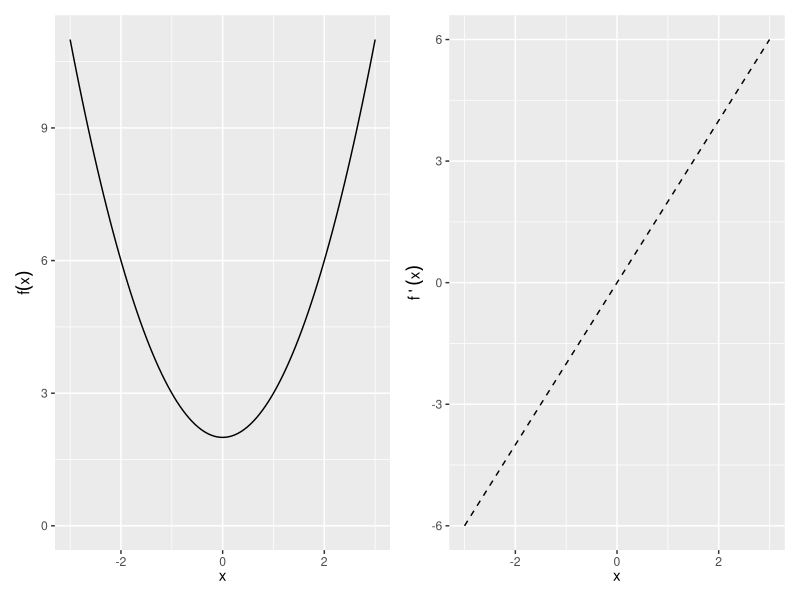
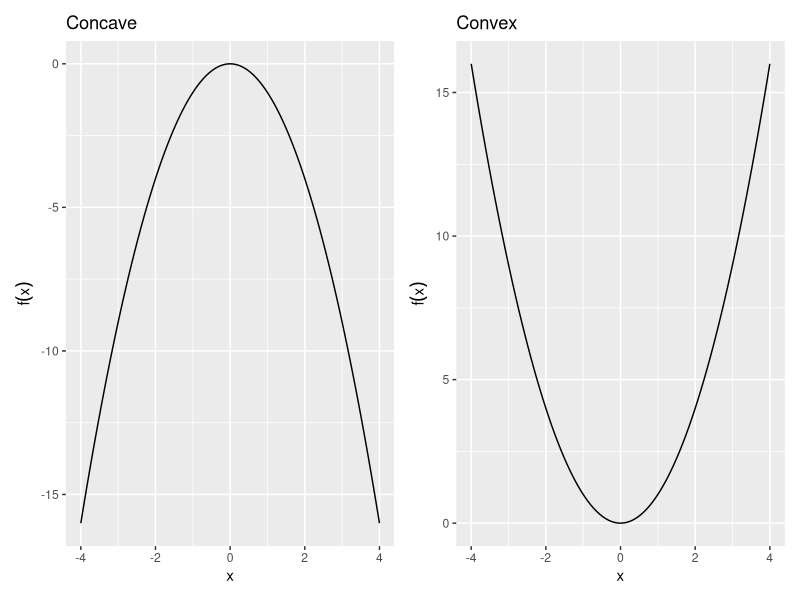
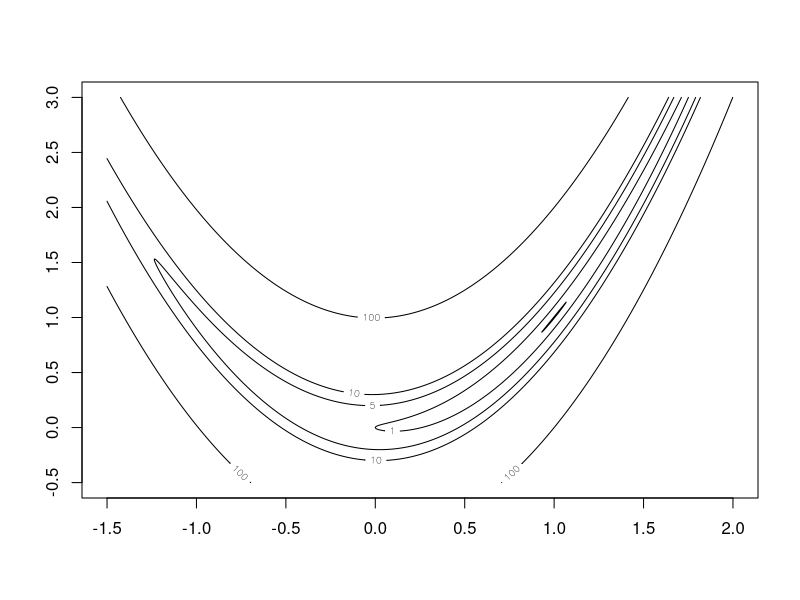
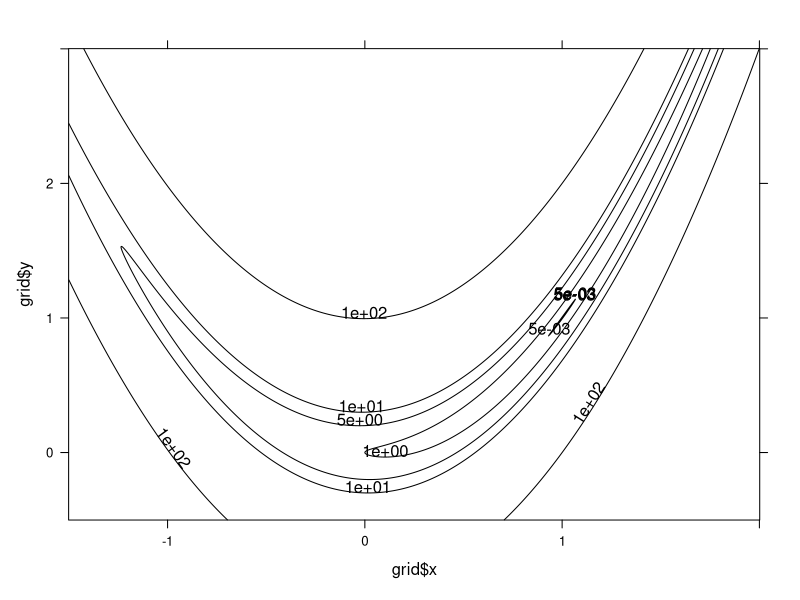
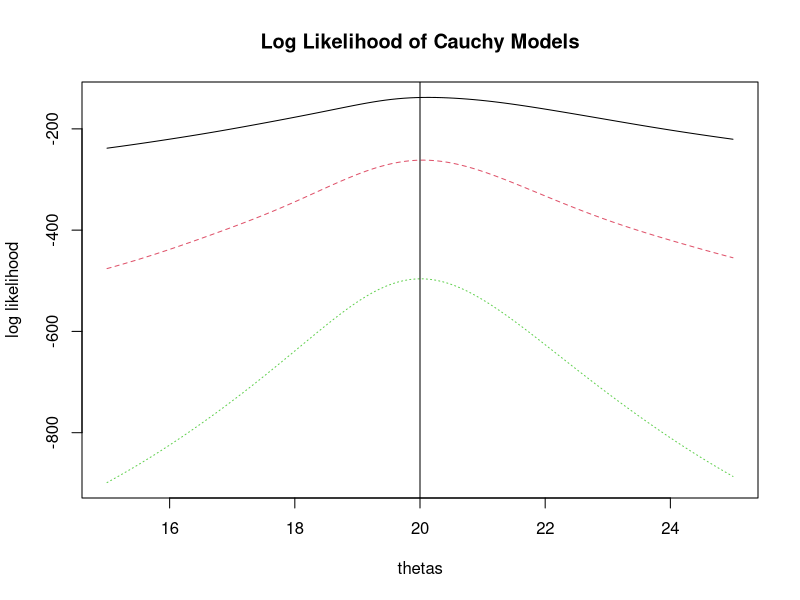
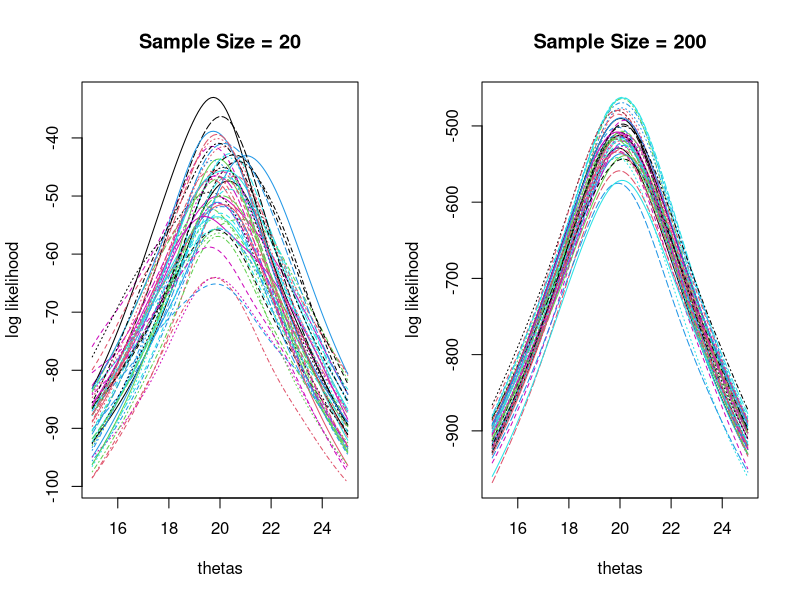
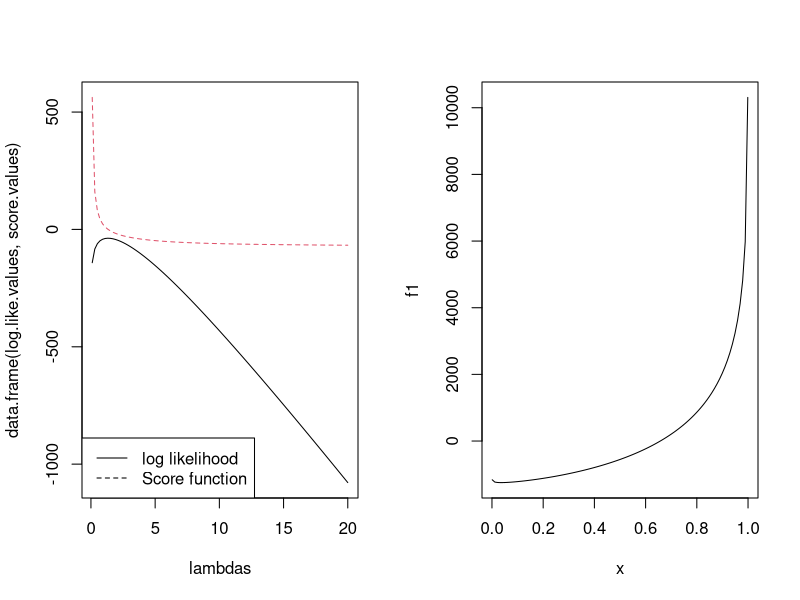
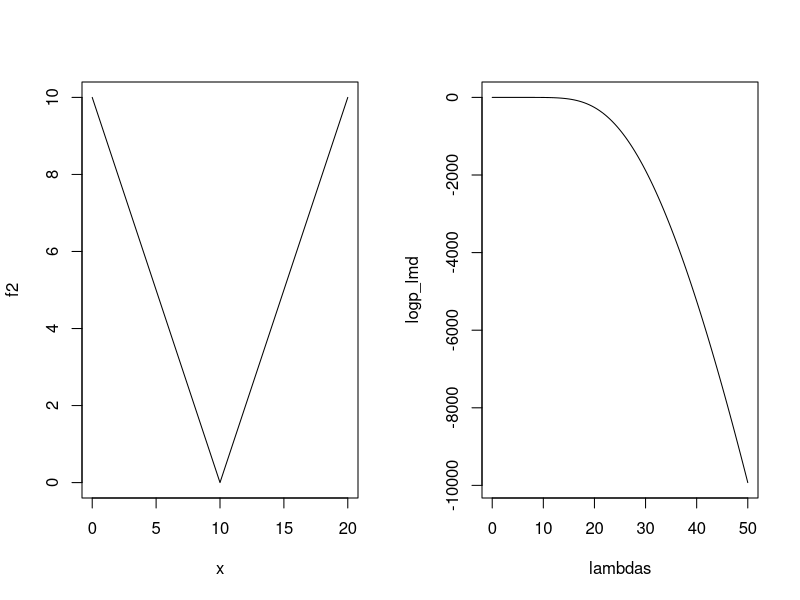

Generate these figures, in order, with R:
## ---- chunk 1
library(ggplot2)
library(tibble)
library(patchwork)
## ---- chunk 2
range <- tibble::tibble(x = c(-3, 3))
fx0 <- ggplot(range, aes(x = x)) +
  labs(x = expression(x), y = expression(f(x)),
       labs = expression(f(x)==x^2+2)) 
fx <- fx0 +  
  stat_function(fun = function(x) x^2 + 2, size = 0.5) +
  expand_limits(y = 0)

fprimex <- fx0 + stat_function(fun = function(x) 2*x, size = 0.5, linetype = "dashed") +
  labs(x = expression(x), y = expression(f~plain("'")~(x)))

fx + fprimex + plot_layout(nrow = 1)
## ---- chunk 3
range1 <- tibble(x = c(-4, 4))
fx1 <- ggplot(range1, aes(x = x)) +
  stat_function(fun = function(x) -x^2, size = 0.5) +
  labs(y = expression(f(x)), title  = "Concave")
fx2 <- ggplot(range1, aes(x = x)) +
  stat_function(fun = function(x) x^2, size = 0.5) +
  labs(y = expression(f(x)), title = "Convex")

fx1 + fx2 + plot_layout(nrow = 1)
## ---- chunk 4
###################################################################
## R Programming Session 5
##################################################################
##optimize example from help page
f <- function (x,a) (x-a)^2
xmin <- optimize(f, c(0, 1),
                 tol = 0.0001,
                 a = 1/3)
xmin

## optim example from help page
## Rosenbrock Banana function

fr <- function(x) {
    x1 <- x[1]
    x2 <- x[2]
    100 * (x2 - x1 * x1)^2 +
        (1 - x1)^2
}
## Gradient of 'fr'
grr <- function(x) {
    x1 <- x[1]
    x2 <- x[2]
    c(-400 * x1 * (x2 - x1 * x1) -
      2 * (1 - x1),
      200 * (x2 - x1 * x1))
}
## 3d plot to illustrate the
## function
x <- seq(-1.5, 2, length=1111)
y <- seq(-0.5, 3, length=1111)

grid <- expand.grid(x=x, y=y)
z <- apply(grid, 1, fr)
contour(x, y, matrix(z, nrow=1111)
        ,levels=c(0,0.005,1, 5, 10,100))
library(lattice)
contourplot(z ~ grid$x * grid$y,
            at=c(0,0.005,1, 5, 10,100))
##better plot on Wikipedia
optim(c(-1.2, 1), fr)
optim(c(-1.2, 1), fr, grr,
      method = "BFGS")
optim(c(-1.2, 1), fr, NULL,
      method = "BFGS",
      hessian = TRUE)
optim(c(-1.2, 1), fr, grr,
      method = "CG")
optim(c(-1.2, 1), fr, grr,
      method = "CG",
      control=list(type=2))
optim(c(-1.2, 1), fr, grr,
      method = "CG",
      control=list(maxit=1000))
optim(c(-1.2, 1), fr, grr,
      method = "CG",
      control=list(maxit=1000, type=2))
optim(c(-1.2, 1), fr, grr,
      method = "L-BFGS-B")

## ---- chunk 5
### demo of roundoff error: avoid large +- small
options(digits=22) ## display values in 22 digits

# a number f0
f0 <- 1 + 2^(-40)

f1 <- 1
i <- 1
while(i <= 2^12){     
    f1 <- f1 + 2^(-52)   
    i <- i + 1   
}

#A method that will give your wrong answer

f2 <- 1
i <- 1
while(i <= 2^13){     
    f2 <- f2 + 2^(-53)   
    i <- i + 1
}

f0
f1 
f2
f0==f1 
f0==f2


## ---- chunk 6
#R built-in function 'sum'

f3 <- sum (c(1, rep (2^(-53),2^13)))

f3


## ---- chunk 7
f4 <- sum (c(1, rep (2^(-54),2^14)))

f4
## ---- chunk 8
# a possible solution is to sort the numbers before adding

f6 <- 0
i <- 1
while(i <= 2^14){     
    f6 <- f6 + 2^(-54)   
    i <- i + 1
}
print (f6)
## ---- chunk 9
f6 <- f6 + 1; f6
## ---- chunk 10
#base= exp(1) = 2.71
log(2^(-52))

1+ exp (-35) 

#based 10
log(2^(-52),base=10)
## ---- chunk 11
fexp <- function(x, debug=FALSE) 
{
    i <- 0
    expx <- 1
    u <- 1
    while(abs(u)>1e-20*abs(expx)) {
        i <- i+1
        u <- u*x/i
        expx <- expx+u
        if (debug){
            cat(sprintf ("Step %d: adding %f, exp(%f) = %f\n", i, u, x, expx))
        }
    }
    expx
}

c(exp(10),fexp(10))
## ---- chunk 12
log_like_cauchy <- function (theta, x) sum(dcauchy(x, theta, log=TRUE))
thetas <- seq (15,25, length=100)

d1 <- rcauchy(50, location = 20)
log.like.d1 <- sapply(thetas, log_like_cauchy, x = d1)


d2 <- rcauchy(100, location = 20)
log.like.d2 <- sapply(thetas, log_like_cauchy, x = d2)


d3 <- rcauchy(200, location = 20)
log.like.d3 <- sapply(thetas, log_like_cauchy, x = d3)


matplot(thetas, 
        data.frame(log.like.d1, log.like.d2, log.like.d3), type = "l",
        ylab = "log likelihood",
        main = "Log Likelihood of Cauchy Models")

abline (v = 20)
## ---- chunk 13
## Let's look at the variability of log likelihood and MLE
# also show how to automate the above code for multiple datasets
nrep <- 50
for (i in 1:nrep){
    name.data <- paste0("smalldata",i)
    assign(name.data, rcauchy(20, location = 20) )
    assign(paste0("log.like.smalldata",i), 
           sapply(thetas, log_like_cauchy, x = get(name.data)))
}

for (i in 1:nrep){
    name.data <- paste0("largedata",i)
    assign(name.data, rcauchy(200, location = 20) )
    assign(paste0("log.like.largedata",i), 
           sapply(thetas, log_like_cauchy, x = get(name.data)))
}

par (mfrow = c(1,2))
matplot(thetas
        , data.frame(mget(paste0("log.like.smalldata",1:nrep)))
        , type = "l"
        , ylab = "log likelihood"
        , main = "Sample Size = 20"
)

matplot(thetas
        , data.frame(mget(paste0("log.like.largedata",1:nrep)))
        , type = "l"
        , ylab = "log likelihood"
        , main = "Sample Size = 200"
)
## ---- chunk 14
# For all three functions,
# the arguments are the vector of observations, the number of iterations to
# do, and the initial guess (defaulting to the sample mean). The result is
# a data frame with one row for each iteration (including the initial guess),
# with the columns being the estimate for lambda at that iteration and the
# log likelihood for that value of lambda (minus the factorial terms that
# don’t involve lambda).
# COMPUTE LOG LIKELIHOOD. The arguments are the data vector and a value for
# lambda (or vector of values). The result is the log probability of the data
# given that value for lambda, omitting the factorial terms (or a vector of
# log probabilities if lambda is a vector).

nzp.log.likelihood <- function (n, lambda)
{
    sum(n) * log(lambda) - length(n) * (lambda + log(1-exp(-lambda)))
}
nzp.scorefunction <- function(n, lambda)
{
    mean.n <- mean (n)
    sum(n)/lambda - length(n)/(1-exp(-lambda))
}
# FIND MLE BY SIMPLE ITERATION.
nzp.simple.iteration <- function (n, r, lambda0=mean(n))
{
    mean.n <- mean(n)
    lambda <- rep(0,r+1)
    lambda[1] <- lambda0
    for (i in 1:r)
    { lambda[i+1] <- mean.n * (1 - exp(-lambda[i]))
    }
    data.frame (lambda=lambda, log.lik=nzp.log.likelihood(n,lambda))
}

# FIND MLE BY NEWTON-RAPHSON ITERATION.
nzp.newton.raphson <- function (n, r, lambda0=mean(n))
{
    mean.n <- mean(n)
    lambda <- rep(0,r+1)
    lambda[1] <- lambda0
    for (i in 1:r)
    { e <- exp(-lambda[i])
    lambda[i+1] <- lambda[i] -
        (mean.n/lambda[i] - 1/(1-e)) / (e/(1-e)^2 - mean.n/lambda[i]^2)
    }
    data.frame (lambda=lambda, log.lik=nzp.log.likelihood(n,lambda))
}
# FIND MLE BY THE METHOD OF SCORING.
nzp.method.of.scoring <- function (n, r, lambda0=mean(n))
{
    mean.n <- mean(n)
    lambda <- rep(0,r+1)
    lambda[1] <- lambda0
    for (i in 1:r)
    { e <- exp(-lambda[i])
    lambda[i+1] <- lambda[i] -
        (mean.n/lambda[i] - 1/(1-e)) / ((e/(1-e) - 1/lambda[i]) / (1-e))
    }
    data.frame (lambda=lambda, log.lik=nzp.log.likelihood(n,lambda))
}

## test with generated datasets
x<-rpois (100, lambda = 1.5)
xp <- x[x>0]
# mean of xp is upward biased estimates of 1.5
mean(xp)


## look at the log likelihood
lambdas <- seq (0.1, 20, length = 100)
log.like.values <- sapply (lambdas, nzp.log.likelihood, n = xp)
score.values <- sapply (lambdas, nzp.scorefunction, n = xp)
matplot(lambdas, data.frame(log.like.values, score.values), type = "l")
legend("bottomleft", legend = c("log likelihood", "Score function"), lty = c(1,2))

nzp.simple.iteration(xp,15, mean(xp))

nzp.simple.iteration(xp,15,0.1)  

nzp.simple.iteration(xp,15,100)  

nzp.newton.raphson(xp,15, mean(xp))  

nzp.newton.raphson(xp,15,0.1)  

nzp.newton.raphson(xp,15,100)  

nzp.method.of.scoring(xp,15, mean(xp))  

nzp.method.of.scoring(xp,15,0.1)  

nzp.method.of.scoring(xp,15,1000)  


## ---- chunk 15
golden <- function(f,brack.int,eps=1e-4,...) {
    g <- (3-sqrt(5))/2
    xl <- min(brack.int)
    xu <- max(brack.int)
    tmp <- g*(xu-xl)
    xmu <- xu-tmp
    xml <- xl+tmp
    fl <- f(xml,...)
    fu <- f(xmu,...)
    while(abs(xu-xl)>(1.e-5+abs(xl))*eps) {
        if (fl<fu) {
            xu <- xmu
            xmu <- xml
            fu <- fl
            xml <- xl+g*(xu-xl)
            fl <- f(xml,...)
        } else {
            xl <- xml
            xml <- xmu
            fl <- fu
            xmu <- xu-g*(xu-xl)
            fu <- f(xmu,...)
        }
    }
    if (fl<fu) xml else xmu
}

## a test
f1 <- function(theta) -1997*log(2+theta)-1810*log(1-theta)-32*log(theta)
plot (f1, xlim = c(0.001,0.999))

## ---- chunk 16
golden(f1,c(.001,.999))
## ---- chunk 17
f2 <- function(x) abs(x-10)
plot (f2, xlim = c(0,20))
## ---- chunk 18
## a utility function to avoid over/under flow in computing log_sum_exp
log_sum_exp <- function (lx)
{
    mlx <- max (lx)
    mlx + log(sum(exp(lx - mlx)))
}

# Compute the log likelihood for a Poisson mean parameter given interval
# data.
#
# Arguments:
#     lambda   The Poisson mean parameter
#     low      Vector of low ends of intervals (positive integer)
#     high     Vector of high ends of intervals (positive integer)
#
# Value:  The log probability of Poisson values lying in the given
#         intervals, based on the mean parameter given.
poisson_log_likelihood <- function (lambda, low, high)
{
    ll <- 0
    for (i in 1:length(low)) {
        lp <- c()
        for (x in low[i]:high[i])
            lp <- c(lp, dpois (x, lambda, log = TRUE))
        ll <- ll + log_sum_exp (lp)
    }
    ll
}


# Find the MLE for the Poisson mean parameter given data on iid values 
# specifying an interval in which each value lies (not necessarily a
# single value).
#
# Arguments:
#     low      Vector of low ends of intervals (non-negative integers)
#     high     Vector of high ends of intervals (non-negative integers)
#
# Values:  
#     MLE for the mean parameter and 
#     standard deviation.

poisson_mle <- function (low, high)
{
    if (length(low) != length(high))
        stop("low and high have different lengths")
    
    if (any(floor(low)!=low) || any(floor(high)!=high))
        stop("interval ends are not all integers")
    
    neg_log_like <-function (lambda) -poisson_log_likelihood (lambda,low,high)
    nlmfit <- nlm (neg_log_like,
                   (mean(low) + mean(high)) / 2, hessian = TRUE) 
    est <- nlmfit$estimate
    sd <- sqrt (1/nlmfit$hessian[1,1])
    CI <- est + c(-sd, sd) * 1.96
    list (est=est, sd = sd, CI = CI)
}


## a test with a simulated data set

pn <- rpois (1000, lambda = 20)
low <- pmax(pn - 1, 0)
high <- pn + 4
poisson_mle (low, high)
## ---- chunk 19
# from the result, we have also found that the sd estimation is not accurate. 
# this is reasonable because the sd estimate is only justified "asymptotically". 

## test with another data set
pn2 <- rpois (1000, lambda = 20)
low2 <- pmax(pn2 - 50, 0)
high2 <- pn2 + 5
poisson_mle (low2, high2)
## ---- chunk 20
# plot log like
lambdas <- seq (0, 50, by = 0.5)
nl <- length (lambdas)
logp_lmd <- rep (0, nl)
for (i in 1:nl)
{
    logp_lmd [i] <- poisson_log_likelihood (lambdas[i], low2, high2)
}

## the reason that the estimate of sd is very bad is that 
## the log likelihood at MLE is very flat

plot (lambdas, logp_lmd, type = "l")
## ---- chunk 21
# plot log like of the first data set
lambdas <- seq (0, 50, by = 0.5)
nl <- length (lambdas)
logp_lmd <- rep (0, nl)
for (i in 1:nl)
{
    logp_lmd [i] <- poisson_log_likelihood (lambdas[i], low, high)
}
plot (lambdas, logp_lmd, type = "l")
